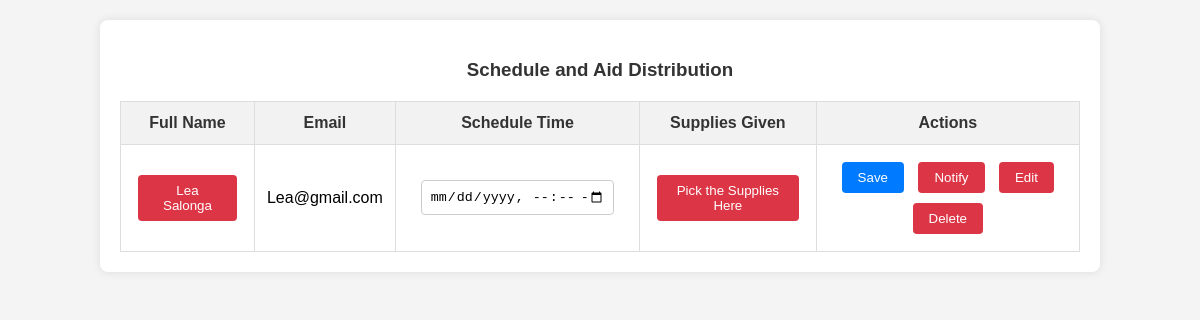
/assistance-dashboard.php, run on an earlier commit of the app's database.
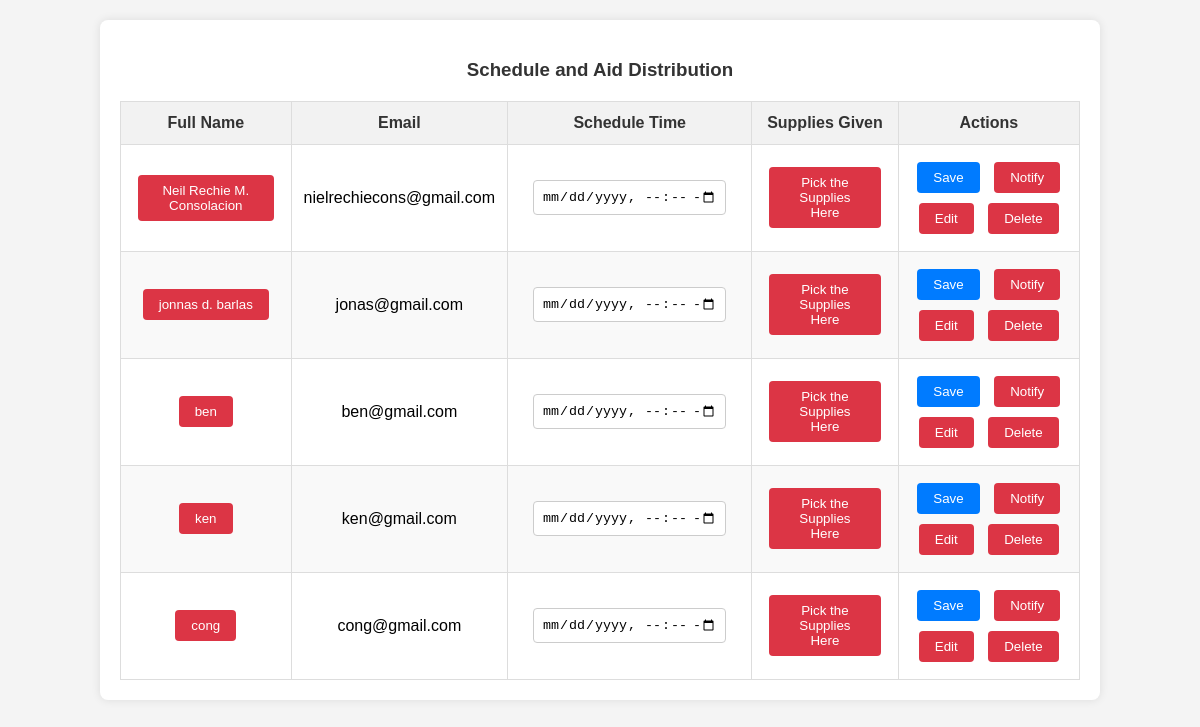
And on a later commit of the database.
### tables this page shows
CREATE TABLE `users` (
  `id` int(11) NOT NULL,
  `fullname` varchar(255) NOT NULL,
  `email` varchar(255) NOT NULL,
  `username` varchar(255) NOT NULL,
  `password` varchar(255) NOT NULL,
  `role` enum('Admin','Official','Resident') NOT NULL
);

### assistance-dashboard.php (the view, shortened to what this page needs)
<?php
require 'db_connect.php';
$sql = "SELECT * FROM users WHERE role = 'Resident'";
$usersResult = $conn->query($sql);
?>
<!DOCTYPE html>
<html lang="en">
<head>
    <link rel="stylesheet" href="styles.css">
</head>
<body>
    <div class="schedule-container">
        <h3>Schedule and Aid Distribution</h3>
        <table>
            <thead>
                <tr>
                    <th>Full Name</th>
                    <th>Email</th>
                    <th>Schedule Time</th>
                    <th>Supplies Given</th>
                    <th>Actions</th>
                </tr>
            </thead>
            <tbody>
                <?php while ($row = $usersResult->fetch_assoc()): ?>
                <tr id="user-row-<?php echo $row['id']; ?>">
                    <td>
                        <button type="button" onclick="showUserList(<?php echo $row['id']; ?>)"><?php echo htmlspecialchars($row['fullname']); ?></button>
                    </td>
                    <td id="email-cell-<?php echo $row['id']; ?>"><?php echo htmlspecialchars($row['email']); ?></td>
                    <td>
                        <form action="" method="POST">
                            <input type="datetime-local" name="schedule_time_<?php echo $row['id']; ?>" required>
                        </form>
                    </td>
                    <td id="supplies-cell-<?php echo $row['id']; ?>">
                        <button type="button" id="pick-supplies-btn-<?php echo $row['id']; ?>" onclick="showInventory(<?php echo $row['id']; ?>)">Pick the Supplies Here</button>
                    </td>
                    <td>
                        <button type="submit" name="save_schedule" value="<?php echo $row['id']; ?>">Save</button>
                        <button type="button" onclick="sendNotification('<?php echo $row['email']; ?>')">Notify</button>
                        <button type="button" onclick="editSchedule('<?php echo $row['id']; ?>')">Edit</button>
                        <button type="button" onclick="deleteSchedule('<?php echo $row['id']; ?>')">Delete</button>
                    </td>
                </tr>
                <?php endwhile; ?>
            </tbody>
        </table>
    </div>
</body>
</html>

### styles.css (style rules this page uses)
body { margin: 0; font-family: Arial, sans-serif; }

### assistance-dashboard.php (style rules this page uses)
body { font-family: Arial, sans-serif; background-color: #f4f4f4; margin: 0; padding: 0; }
.schedule-container { width: 80%; margin: 20px auto; background: #fff; padding: 20px; box-shadow: 0 0 10px rgba(0, 0, 0, 0.1); border-radius: 8px; }
h3 { text-align: center; color: #333; }
table { width: 100%; border-collapse: collapse; margin-top: 20px; }
table, th, td { border: 1px solid #ddd; }
th, td { padding: 12px; text-align: center; }
th { background-color: #f2f2f2; color: #333; }
tr:nth-child(even) { background-color: #f9f9f9; }
input[type="datetime-local"], select { padding: 8px; width: 80%; border: 1px solid #ccc; border-radius: 4px; }
button { padding: 8px 16px; background-color: #007bff; color: #fff; border: none; border-radius: 4px; cursor: pointer; margin: 5px; }
button[type="button"] { background-color: #dc3545; }

What changed in the data, as far as the page shows it:
removed users: fullname "Lea Salonga", email "Lea@gmail.com", $row['id'] 65 (drawn)
added users: fullname "Neil Rechie M. Consolacion", email "nielrechiecons@gmail.com", $row['id'] 75 (drawn)
added users: fullname "jonnas d. barlas", email "jonas@gmail.com", $row['id'] 77 (drawn)
added users: fullname "ben", email "ben@gmail.com", $row['id'] 80 (drawn)
added users: fullname "ken", email "ken@gmail.com", $row['id'] 81 (drawn)
added users: fullname "cong", email "cong@gmail.com", $row['id'] 82 (drawn)
